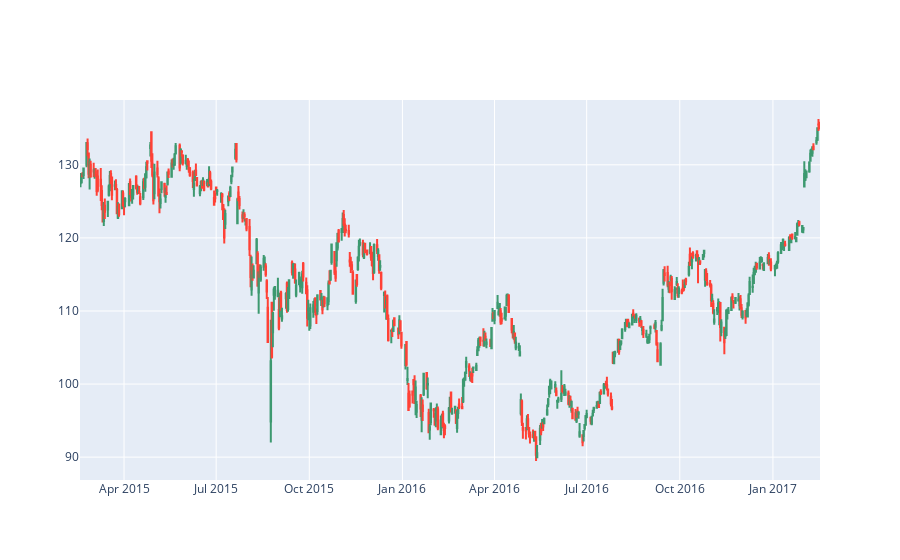

Here is the notebook cell this chart was saved with:
### Markdown cell above
## Candlestick Charts

### Code cell
df = pd.read_csv('https://raw.githubusercontent.com/plotly/datasets/master/finance-charts-apple.csv')

fig = go.Figure(data=[go.Candlestick(x=df['Date'],
                open=df['AAPL.Open'], high=df['AAPL.High'],
                low=df['AAPL.Low'], close=df['AAPL.Close'])
                     ])

fig.update_layout(xaxis_rangeslider_visible=False)
fig.show()

### Figure 1 — Plotly figure (JSON) as saved in the notebook; plotly's stock layout.template omitted (floating-point values rounded to 4 significant figures; data arrays with more than 128 entries replaced by an {"elided": "..."} marker saying what was removed)
{"data": [{"close": {"elided": "506 float values"}, "high": {"elided": "506 float values"}, "low": {"elided": "506 float values"}, "open": {"elided": "506 float values"}, "type": "candlestick", "x": {"elided": "506 str values"}}], "layout": {"xaxis": {"rangeslider": {"visible": false}}}}
